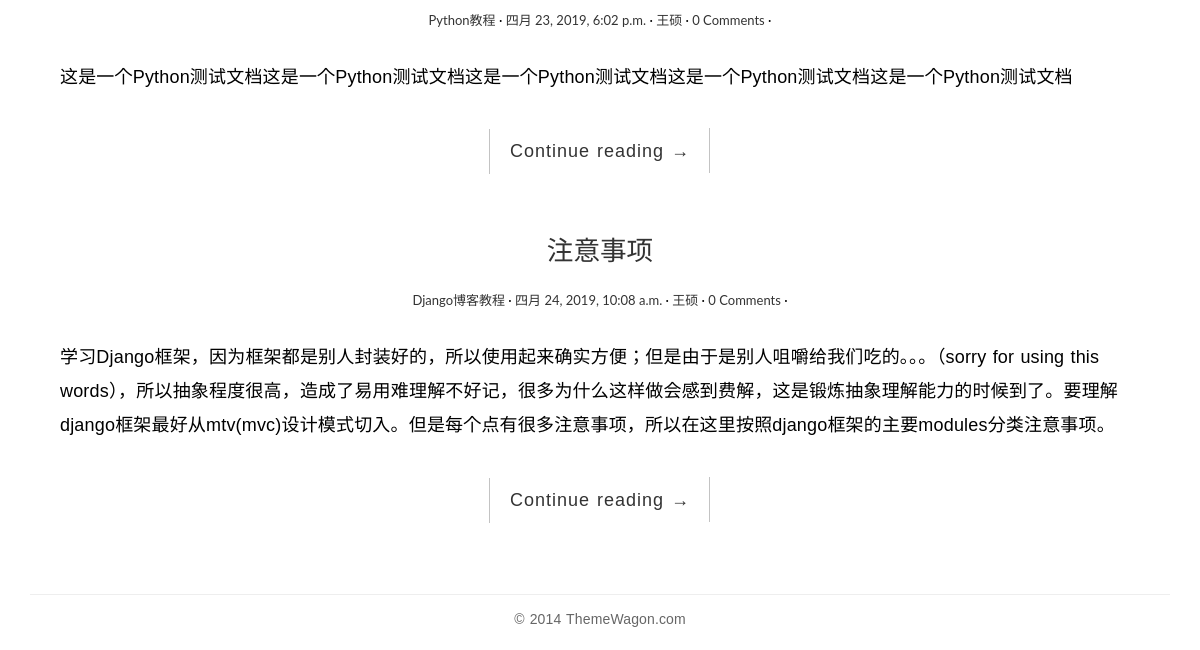
The page /fullwidth/ (lower part) on the database as committed earlier.
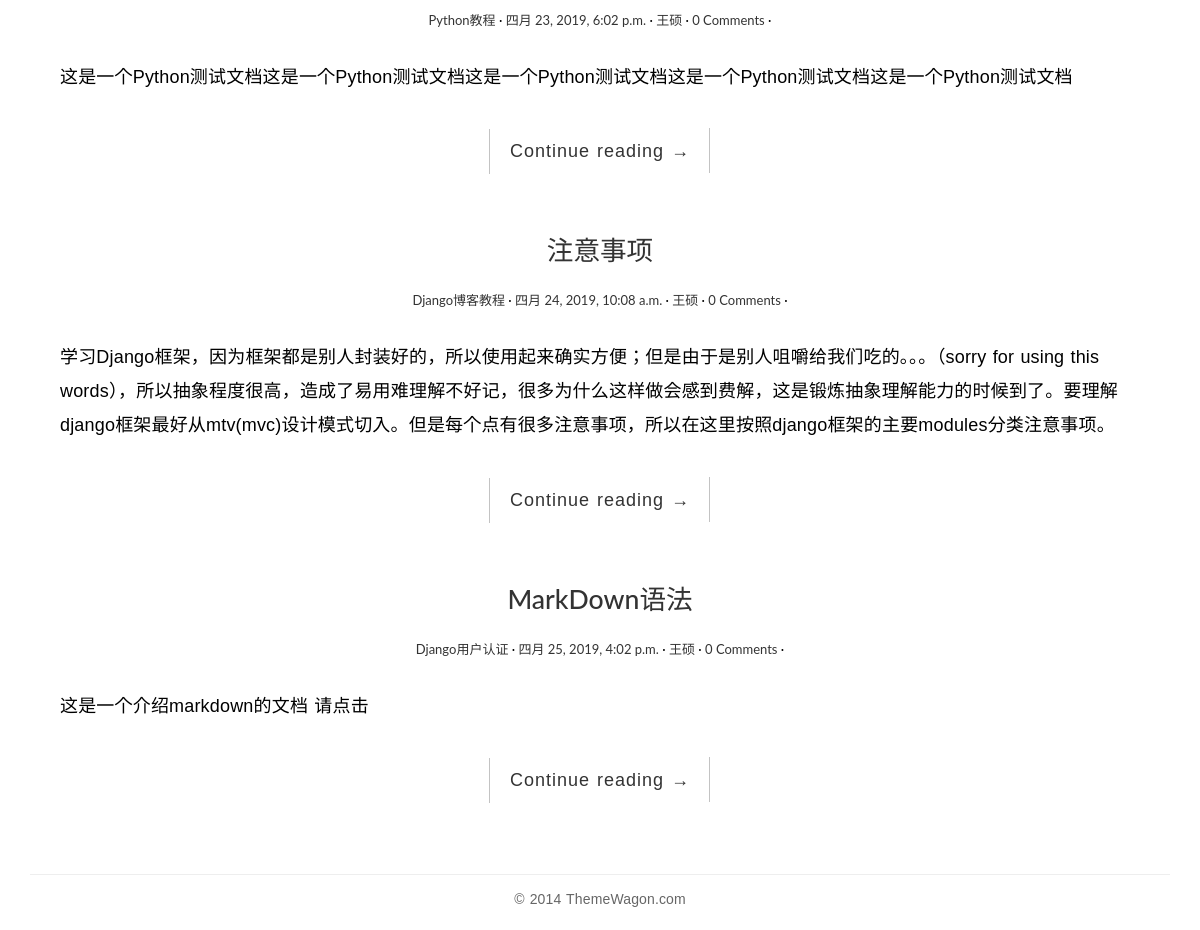
The same page on the database as committed later.
### blog/models.py (models this page shows, shortened)
class Article(models.Model):
    title = models.CharField(max_length=255)
    auther = models.CharField(max_length=64)
    abstract = models.TextField()
    content = models.TextField()
    readnum = models.IntegerField(default=0)
    datetime = models.DateTimeField(auto_now_add=True,null=True,blank=True)
    sortid = models.ForeignKey('Sort',on_delete=models.CASCADE)
    h = models.ManyToManyField(to='Tag')

class Sort(models.Model):
    sortname = models.CharField(max_length=40)

### blog/views.py (the view)
# urls.py: url(r'^fullwidth/$',views.fullwidth,name="fullwidth"),
def fullwidth(request):
    articles = Article.objects.all()
    return render(request, "blogtemplates/full-width.html",{"articles": articles})

### templates/blogtemplates/full-width.html (shortened to what this page needs)
<!DOCTYPE html>
<html>
	<head>
		<link rel="stylesheet" href="/static/css/bootstrap.min.css">
		<link rel="stylesheet" href="/static/css/ionicons.min.css">
		<link rel="stylesheet" href="/static/css/pace.css">
	    <link rel="stylesheet" href="/static/css/custom.css">
	</head>
	<body>
		<div class="content-body">
			<div class="container">
				<div class="row">
					<main class="col-md-12">
						{% for article in articles %}
						<article class="post post-1">
							<header class="entry-header">
								<h1 class="entry-title">
									<a href="{% url 'blog:single' article.id %}">{{article.title}}</a>
								</h1>
								<div class="entry-meta">
									<span class="post-category"><a href="#">{{article.sortid.sortname}}</a></span>
									<span class="post-date"><a href="#"><time class="entry-date" datetime="2012-11-09T23:15:57+00:00">{{article.datetime}}</time></a></span>
									<span class="post-author"><a href="#">{{article.auther}}</a></span>
									<span class="comments-link"><a href="">{{article.comment_set.all.count}} Comments</a></span>
								</div>
							</header>
							<div class="entry-content clearfix">
								<p>{{article.abstract}}</p>
								<div class="read-more cl-effect-14">
									<a href="{% url 'blog:single' article.id %}" class="more-link">Continue reading <span class="meta-nav">→</span></a>
								</div>
							</div>
						</article>
						{% empty %}
						<h3>暂无文章</h3>
						{% endfor %}
					</main>
				</div>
			</div>
		</div>
		<footer id="site-footer">
			<div class="container">
				<div class="row">
					<div class="col-md-12">
						<p class="copyright">&copy; 2014 ThemeWagon.com</p>
					</div>
				</div>
			</div>
		</footer>
	</body>
</html>

Rows that differ between the two databases and show on the page:
added Article: title "MarkDown语法", sortid.sortname "Django用户认证", datetime "四月 25, 2019, 4:02 p.m.", auther "王硕", comment_set.all.count "0", abstract "这是一个介绍markdown的文档 请点击"
